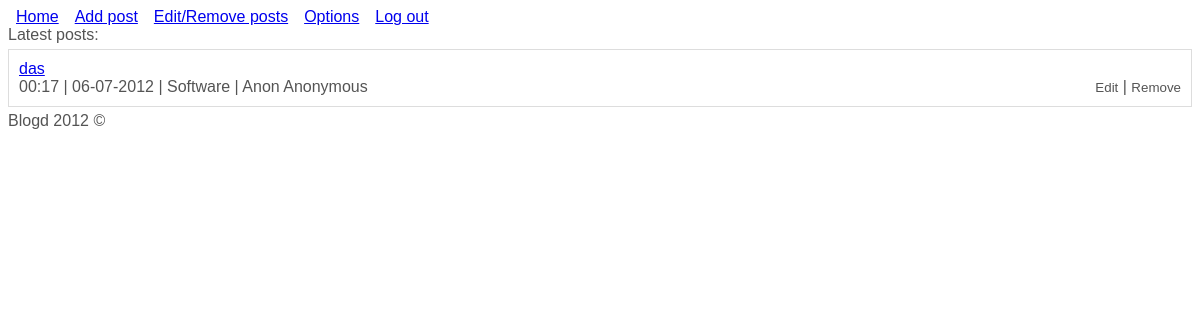
Screenshot of /Admin/admin.php (signed in) with the database file from the repository.
### tables this page shows
CREATE TABLE IF NOT EXISTS `post` (
  `PostID` int(11) NOT NULL AUTO_INCREMENT,
  `PostTitle` text NOT NULL,
  `PostContent` text NOT NULL,
  `PostImage` text NOT NULL,
  `Tags` text NOT NULL,
  `CategoryID` int(11) NOT NULL,
  `UserID` int(11) NOT NULL,
  `Time` varchar(20) NOT NULL,
  `Date` varchar(20) NOT NULL,
  PRIMARY KEY (`PostID`),
  KEY `CategoryID` (`CategoryID`),
  KEY `UserID` (`UserID`)
);

CREATE TABLE IF NOT EXISTS `category` (
  `CategoryID` int(25) NOT NULL AUTO_INCREMENT,
  `Categories` varchar(20) NOT NULL,
  PRIMARY KEY (`CategoryID`)
);

CREATE TABLE IF NOT EXISTS `usernames` (
  `UserID` int(11) NOT NULL AUTO_INCREMENT,
  `Username` varchar(50) NOT NULL,
  `Email` varchar(150) NOT NULL,
  `RName` varchar(50) NOT NULL,
  `RSurname` varchar(50) NOT NULL,
  `About` text NOT NULL,
  `Admin` tinyint(1) NOT NULL DEFAULT '0',
  PRIMARY KEY (`UserID`)
);

### Admin/admin.php (called while the page is built, shortened)
<?php
require_once "Cs/HTML.php";
require_once "Cs/Post.php";
$post = new Cs_Post;
$post->getPosts(0,5);
?>

### Admin/Cs/Post.php (the view, shortened to what this page needs)
<?php
class Cs_Post
{
	public function getPosts($min,$max) {
		$query = mysql_query("SELECT * FROM post, usernames, category WHERE category.CategoryID LIKE post.CategoryID AND post.UserID LIKE usernames.UserID ORDER BY PostID Desc LIMIT $min,$max") or die("Custom error!");
		if(mysql_num_rows($query) != 0) {
			echo "Latest posts:";
		}
		while($q = mysql_fetch_array($query)) {
			echo "<div class=\"single_post\">";
				echo "<div class=\"post_title\"><a href=\"post.php?pid=" .$q['PostID']. "\">" .$q['PostTitle']. "</a></div>";
				echo "<div class=\"post_info\">" .$q['Time']. " | " .$q['Date']. " | " .$q['Categories']. " | " .$q['RName']. " " .$q['RSurname']. "<div class=\"right_side\"><a href=\"?mid=" .$q['PostID']. "\">Edit</a> | <a href=\"?rid=" .$q['PostID']. "\">Remove</a></div></div>";
			echo "</div>";
		}
	}
}
?>

### Admin/Styles/main.css (style rules this page uses)
body { font-family:Ubuntu,Verdana,Arial; color:#545454; }
.single_post { padding:10px; border:1px solid #DDD; margin:5px 0 5px 0; }
.right_side { float:right; }
.right_side a:link,.right_side a:visited { font-size:10pt; text-decoration:none; color:#545454; }

### rows the page displays
post: PostTitle "das", Time "00:17", Date "06-07-2012", CategoryID.Categories "Software", UserID.RName "Anon", UserID.RSurname "Anonymous"

### other values shown
$item "Home"
$item "Add post"
$item "Edit/Remove posts"
$item "Options"
$item "Log out"
$footer "Blogd 2012 ©"
